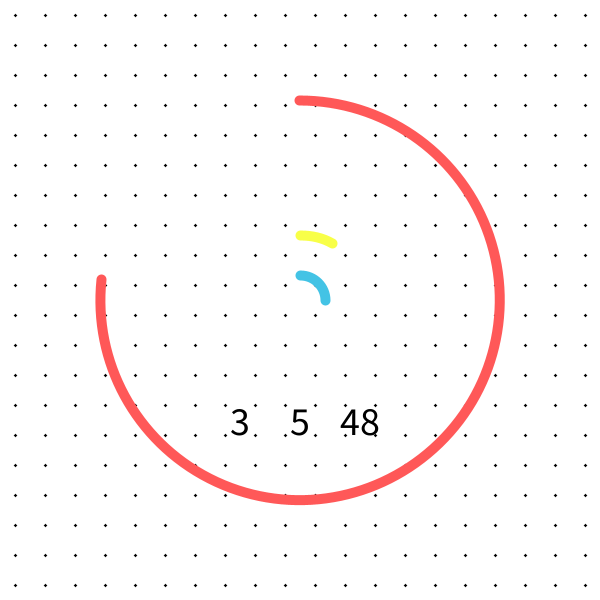
Frame 1 (no input)
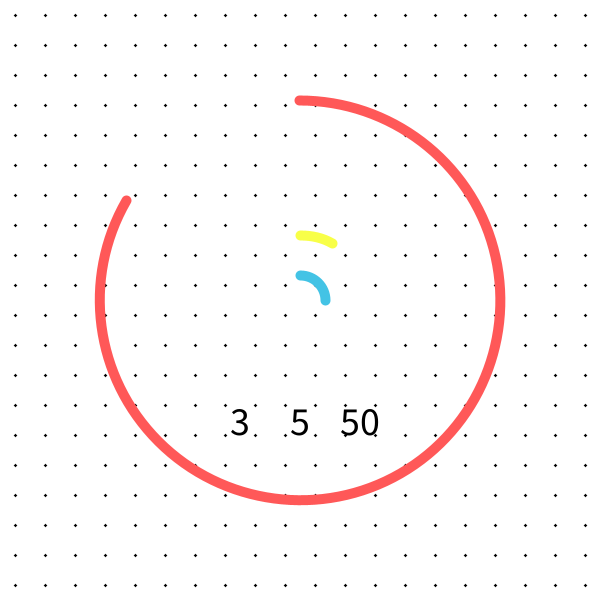
Frame 60 (the mouse pressed at the canvas centre just before this capture)
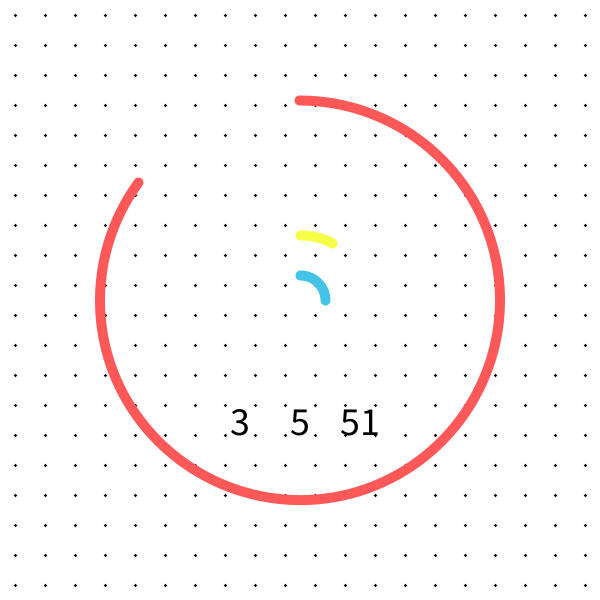
Frame 120 (the mouse held since frame 60 and released just before this capture)

The Processing sketch that drew these frames (run headless with seeded random() and noise(); from frame 60 on, the mouse is pressed at the canvas centre):

// Processing sketch: processing_144408
// ── processing_144408.pde

/*
Konkuk University
SOS iDesign

Name: Kim Hyun Gi
ID: hyungi216

*/

void setup() {
  size(600, 600);
  background(120);
  smooth();
}

void draw() {
  background(0);

  for (int i = 0; i-20 < width-1; i = i + 30) {
    for (int j = 0; j-20 < height-1; j = j + 30) {
      stroke(255);
      strokeWeight(20);
      ellipse(i, j, 20, 20);
    }
  }


  noFill();
  strokeWeight(10);
  stroke(#43C3E5);

  arc(width/2, height/2, 50, 50, -HALF_PI, radians(30*hour())-HALF_PI);
  stroke(#F8FF48);
  arc(width/2, height/2, 130, 130, -HALF_PI, radians(6*minute())-HALF_PI);
  stroke(#FF5858);
  arc(width/2, height/2, 400, 400, -HALF_PI, radians(6*second())-HALF_PI);

  time(300, 435);
}

void time(float x, float y)
{


  fill(255-(hour()*10.625));
  textAlign(CENTER);
  textSize(40);
  fill(0);
  text(second(), x+60, y);
  fill(0);
  text(minute(), x, y);
  fill(0);
  text(hour(), x-60, y);
}
